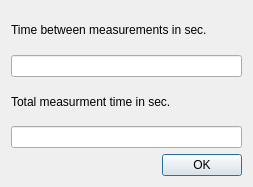
<?xml version="1.0" encoding="UTF-8"?>
<ui version="4.0">
 <class>DynamicsDialog</class>
 <widget class="QDialog" name="DynamicsDialog">
  <property name="geometry">
   <rect>
    <x>0</x>
    <y>0</y>
    <width>253</width>
    <height>187</height>
   </rect>
  </property>
  <property name="windowTitle">
   <string>Collect Data Dialog</string>
  </property>
  <layout class="QGridLayout" name="gridLayout">
   <item row="4" column="0">
    <widget class="QLineEdit" name="totalTimeEdit"/>
   </item>
   <item row="3" column="0">
    <widget class="QLabel" name="iterationTimeLabel">
     <property name="text">
      <string>Total measurment time in sec.</string>
     </property>
    </widget>
   </item>
   <item row="1" column="0">
    <widget class="QLabel" name="totalTimeLabel">
     <property name="text">
      <string>Time between measurements in sec.</string>
     </property>
    </widget>
   </item>
   <item row="5" column="0">
    <widget class="QDialogButtonBox" name="buttonBox">
     <property name="orientation">
      <enum>Qt::Horizontal</enum>
     </property>
     <property name="standardButtons">
      <set>QDialogButtonBox::Ok</set>
     </property>
    </widget>
   </item>
   <item row="2" column="0">
    <widget class="QLineEdit" name="iterationTimeEdit">
     <property name="readOnly">
      <bool>false</bool>
     </property>
    </widget>
   </item>
  </layout>
 </widget>
 <tabstops>
  <tabstop>iterationTimeEdit</tabstop>
  <tabstop>totalTimeEdit</tabstop>
 </tabstops>
 <resources/>
 <connections>
  <connection>
   <sender>buttonBox</sender>
   <signal>accepted()</signal>
   <receiver>DynamicsDialog</receiver>
   <slot>accept()</slot>
   <hints>
    <hint type="sourcelabel">
     <x>247</x>
     <y>163</y>
    </hint>
    <hint type="destinationlabel">
     <x>157</x>
     <y>274</y>
    </hint>
   </hints>
  </connection>
  <connection>
   <sender>buttonBox</sender>
   <signal>rejected()</signal>
   <receiver>DynamicsDialog</receiver>
   <slot>reject()</slot>
   <hints>
    <hint type="sourcelabel">
     <x>247</x>
     <y>163</y>
    </hint>
    <hint type="destinationlabel">
     <x>286</x>
     <y>274</y>
    </hint>
   </hints>
  </connection>
 </connections>
</ui>
